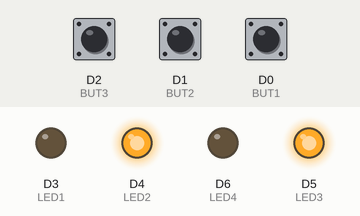
Simulated run of this sketch. Board: ESP8266 (NodeMCU). Parts: output pins drawn as LEDs (lit = HIGH). Inputs (shaded band) come from the test bench; at power-on: D0 (BUT1) HIGH, D2 (BUT3) HIGH, D1 (BUT2) HIGH.

Above: at 1.2 s.
1.3 s: D0 (BUT1) pulled LOW for 1 s
At 3.2 s:
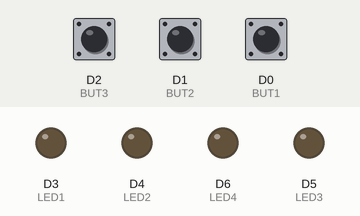
3.8 s: D2 (BUT3) pulled LOW for 0.15 s
At 4.3 s:
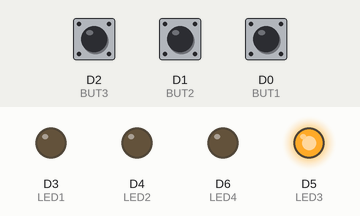
5.4 s: D0 (BUT1) pulled LOW for 0.15 s
At 5.47 s:
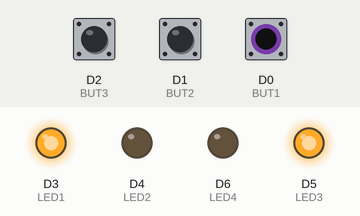
7.0 s: D0 (BUT1) pulled LOW for 3.2 s
At 7.9 s:
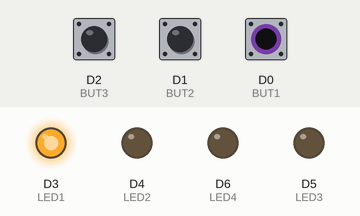
11.7 s: D1 (BUT2) pulled LOW for 0.15 s
At 12.7 s:
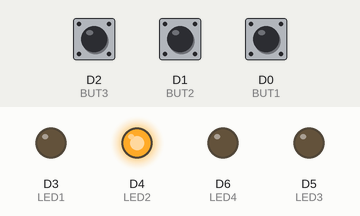
13.3 s: D0 (BUT1) pulled LOW for 0.15 s
At 13.37 s:
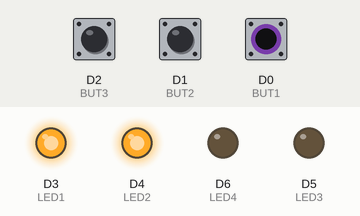
Timing chart, 0 to 15.9 s (numbered marks = the images above; inputs shaded):
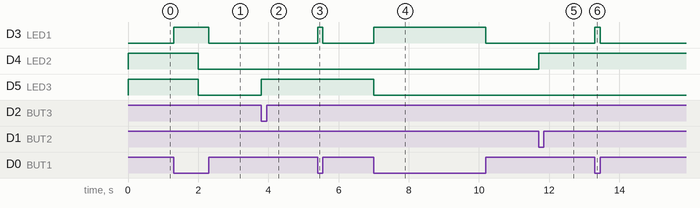

The sketch:

ClickyBoardsketch_apr15a.ino
```cpp
// --- PIN SETUP ---
int BUT1 = D0;
int BUT2 = D1;
int BUT3 = D2;

int LED1 = D3;
int LED2 = D4;
int LED3 = D5;
int LED4 = D6;

// --- VARIABLES ---
unsigned long but1time = 0;
unsigned long but2time = 0;
unsigned long but3time = 0;
unsigned long startTime = 0;

void setup() {
  // Set buttons as inputs with pull-up resistors (LOW = pressed)
  pinMode(BUT1, INPUT_PULLUP);
  pinMode(BUT2, INPUT_PULLUP);
  pinMode(BUT3, INPUT_PULLUP);

  // Set LEDs as outputs
  pinMode(LED1, OUTPUT);
  pinMode(LED2, OUTPUT);
  pinMode(LED3, OUTPUT);
  pinMode(LED4, OUTPUT);

  startTime = millis();
}

void loop() {

  // ==========================================
  // STEP 1: RECORD THE TIMES ONLY
  // No lights in this section! Just recording when a button is pressed.
  // ==========================================

  if (digitalRead(BUT1) == LOW) {
    but1time = millis();
  }

  if (digitalRead(BUT2) == LOW) {
    but2time = millis();
  }

  if (digitalRead(BUT3) == LOW) {
    but3time = millis();
  }


  // ==========================================
  // STEP 2: CONTROL THE LIGHTS ONLY
  // Every LED gets its own separate rules based on the times we saved above.
  // ==========================================

  // --- LED 1 ---
  if (digitalRead(BUT1) == LOW) {
    digitalWrite(LED1, HIGH);
  } else {
    digitalWrite(LED1, LOW);
  }

  // --- LED 2 ---
  if (digitalRead(BUT2) == LOW || abs((long)(but2time - but1time)) <= 2000) {
    digitalWrite(LED2, HIGH);
  } else {
    digitalWrite(LED2, LOW);
  }

  // --- LED 3 ---
  if (digitalRead(BUT3) == LOW || abs((long)(but3time - but1time)) <= 2000) {
    digitalWrite(LED3, HIGH);
  } else {
    digitalWrite(LED3, LOW);
  }

  // --- LED 4 ---
  if (digitalRead(BUT2) == LOW && digitalRead(BUT3) == LOW) {
    digitalWrite(LED4, HIGH);
  } else {
    digitalWrite(LED4, LOW);
  }

}
```

Measured:
- after the input at 1.3 s, D3 (LED1): LOW → HIGH at once, → LOW 1.0 s later; D4 (LED2), D5 (LED3): HIGH → LOW after 0.70 s
- after the input at 3.8 s, D5 (LED3): LOW → HIGH at once
- after the input at 5.4 s, D3 (LED1): LOW → HIGH at once, → LOW 0.15 s later
- after the input at 7.0 s, D3 (LED1): LOW → HIGH at once, → LOW 3.2 s later; D5 (LED3): HIGH → LOW at once
- after the input at 11.7 s, D4 (LED2): LOW → HIGH at once
- after the input at 13.3 s, D3 (LED1): LOW → HIGH at once, → LOW 0.15 s later
